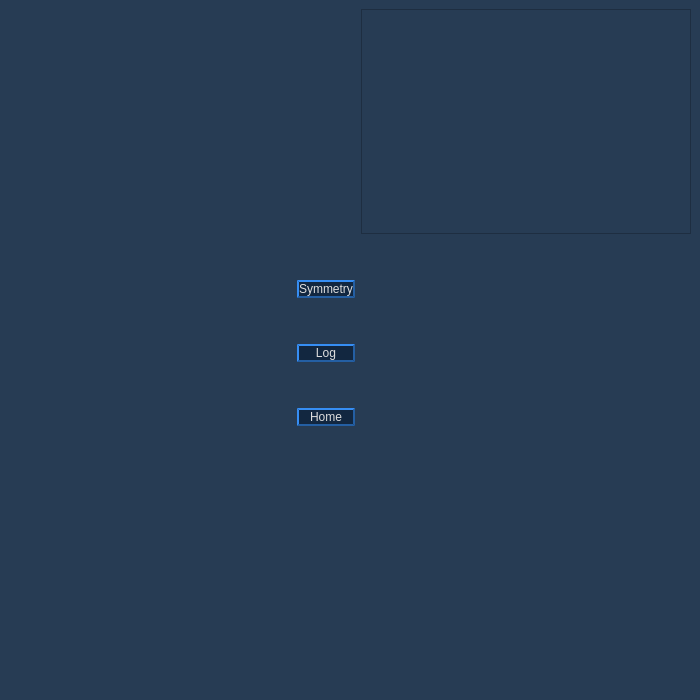
<?xml version="1.0" encoding="UTF-8"?>
<ui version="4.0">
 <class>MainWindow</class>
 <widget class="QMainWindow" name="MainWindow">
  <property name="geometry">
   <rect>
    <x>0</x>
    <y>0</y>
    <width>700</width>
    <height>700</height>
   </rect>
  </property>
  <property name="windowTitle">
   <string>MainWindow</string>
  </property>
  <property name="styleSheet">
   <string notr="true"/>
  </property>
  <widget class="QWidget" name="centralwidget">
   <property name="styleSheet">
    <string notr="true">QWidget#centralwidget
{
background-color: rgb(39, 60, 84);
}</string>
   </property>
   <layout class="QGridLayout" name="gridLayout">
    <item row="1" column="0">
     <spacer name="horizontalSpacer">
      <property name="orientation">
       <enum>Qt::Horizontal</enum>
      </property>
      <property name="sizeHint" stdset="0">
       <size>
        <width>330</width>
        <height>20</height>
       </size>
      </property>
     </spacer>
    </item>
    <item row="2" column="1">
     <spacer name="verticalSpacer_7">
      <property name="orientation">
       <enum>Qt::Vertical</enum>
      </property>
      <property name="sizeHint" stdset="0">
       <size>
        <width>20</width>
        <height>207</height>
       </size>
      </property>
     </spacer>
    </item>
    <item row="1" column="2">
     <widget class="QStackedWidget" name="stackedWidget">
      <property name="minimumSize">
       <size>
        <width>330</width>
        <height>0</height>
       </size>
      </property>
      <property name="currentIndex">
       <number>0</number>
      </property>
      <widget class="QWidget" name="page_1">
       <property name="styleSheet">
        <string notr="true">QWidget#page_1
{
background-color: rgb(39, 60, 84);
}</string>
       </property>
      </widget>
      <widget class="QWidget" name="page_2">
       <layout class="QVBoxLayout" name="verticalLayout_2">
        <item>
         <widget class="QLabel" name="label_log">
          <property name="text">
           <string/>
          </property>
         </widget>
        </item>
       </layout>
      </widget>
     </widget>
    </item>
    <item row="1" column="1">
     <layout class="QVBoxLayout" name="verticalLayout">
      <item>
       <spacer name="verticalSpacer">
        <property name="orientation">
         <enum>Qt::Vertical</enum>
        </property>
        <property name="sizeHint" stdset="0">
         <size>
          <width>20</width>
          <height>40</height>
         </size>
        </property>
       </spacer>
      </item>
      <item>
       <widget class="QPushButton" name="button_symmetry">
        <property name="cursor">
         <cursorShape>PointingHandCursor</cursorShape>
        </property>
        <property name="styleSheet">
         <string notr="true">QPushButton {
font: 15pt &quot;Microsoft YaHei UI Light&quot;;
color: rgb(222, 222, 222);
background-color: rgb(18, 39, 64);
border-style:outset;
border-width:1.5px;
border-color: rgb(36, 95, 163);
border-radius:10px;
}

QPushButton:hover {
background-color: qlineargradient(spread:pad, x1:0, y1:1, x2:0, y2:0, stop:0 rgb(36, 96, 163), stop:1 rgb(101, 166, 240));
}

QPushButton:pressed{
border-style: inset;
}</string>
        </property>
        <property name="text">
         <string>Symmetry</string>
        </property>
        <property name="autoDefault">
         <bool>false</bool>
        </property>
        <property name="flat">
         <bool>true</bool>
        </property>
       </widget>
      </item>
      <item>
       <spacer name="verticalSpacer_2">
        <property name="orientation">
         <enum>Qt::Vertical</enum>
        </property>
        <property name="sizeHint" stdset="0">
         <size>
          <width>20</width>
          <height>40</height>
         </size>
        </property>
       </spacer>
      </item>
      <item>
       <widget class="QPushButton" name="button_log">
        <property name="cursor">
         <cursorShape>PointingHandCursor</cursorShape>
        </property>
        <property name="styleSheet">
         <string notr="true">QPushButton {
font: 15pt &quot;Microsoft YaHei UI Light&quot;;
color: rgb(222, 222, 222);
background-color: rgb(18, 39, 64);
border-style:outset;
border-width:1.5px;
border-color: rgb(36, 95, 163);
border-radius:10px;
}

QPushButton:hover {
background-color: qlineargradient(spread:pad, x1:0, y1:1, x2:0, y2:0, stop:0 rgb(36, 96, 163), stop:1 rgb(101, 166, 240));
}

QPushButton:pressed{
border-style: inset;
}</string>
        </property>
        <property name="text">
         <string>Log</string>
        </property>
        <property name="autoDefault">
         <bool>false</bool>
        </property>
        <property name="flat">
         <bool>true</bool>
        </property>
       </widget>
      </item>
      <item>
       <spacer name="verticalSpacer_4">
        <property name="orientation">
         <enum>Qt::Vertical</enum>
        </property>
        <property name="sizeHint" stdset="0">
         <size>
          <width>20</width>
          <height>40</height>
         </size>
        </property>
       </spacer>
      </item>
      <item>
       <widget class="QPushButton" name="button_home">
        <property name="cursor">
         <cursorShape>PointingHandCursor</cursorShape>
        </property>
        <property name="styleSheet">
         <string notr="true">QPushButton {
font: 15pt &quot;Microsoft YaHei UI Light&quot;;
color: rgb(222, 222, 222);
background-color: rgb(18, 39, 64);
border-style:outset;
border-width:1.5px;
border-color: rgb(36, 95, 163);
border-radius:10px;
}

QPushButton:hover {
background-color: qlineargradient(spread:pad, x1:0, y1:1, x2:0, y2:0, stop:0 rgb(36, 96, 163), stop:1 rgb(101, 166, 240));
}

QPushButton:pressed{
border-style: inset;
}</string>
        </property>
        <property name="text">
         <string>Home</string>
        </property>
        <property name="autoDefault">
         <bool>false</bool>
        </property>
        <property name="flat">
         <bool>true</bool>
        </property>
       </widget>
      </item>
      <item>
       <spacer name="verticalSpacer_3">
        <property name="orientation">
         <enum>Qt::Vertical</enum>
        </property>
        <property name="sizeHint" stdset="0">
         <size>
          <width>20</width>
          <height>40</height>
         </size>
        </property>
       </spacer>
      </item>
     </layout>
    </item>
    <item row="0" column="1">
     <spacer name="verticalSpacer_6">
      <property name="orientation">
       <enum>Qt::Vertical</enum>
      </property>
      <property name="sizeHint" stdset="0">
       <size>
        <width>20</width>
        <height>207</height>
       </size>
      </property>
     </spacer>
    </item>
    <item row="0" column="2">
     <widget class="QTextBrowser" name="textBrowser">
      <property name="styleSheet">
       <string notr="true">background-color: rgb(39, 60, 84);</string>
      </property>
     </widget>
    </item>
   </layout>
  </widget>
 </widget>
 <resources>
  <include location="main_background.qrc"/>
 </resources>
 <connections/>
</ui>
